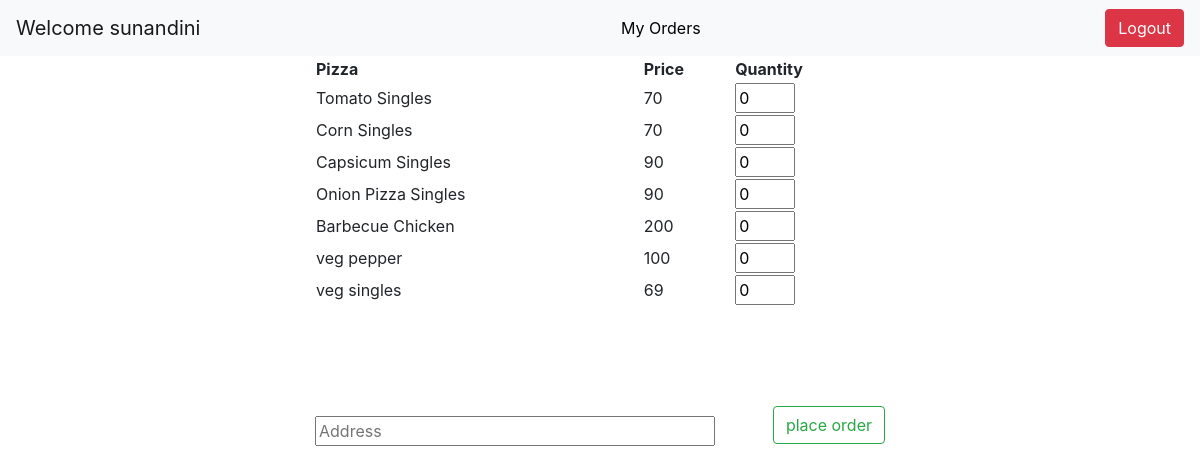
Screenshot of /customer/welcome/ (signed in) with the database file from the repository.
### pizzaapp/models.py (models this page shows)
class PizzaModel(models.Model):
    name = models.CharField(max_length=10)
    price = models.CharField(max_length=10)

### pizzaapp/views.py (the view)
# urls.py: path('customer/welcome/',customerwelcomeview,name = 'customerpage'),
def customerwelcomeview(request):
    if not request.user.is_authenticated:
        return redirect('userloginpage')
    username = request.user.username
    context = {'username': username, 'pizzas': PizzaModel.objects.all()}
    return render(request,'pizzaapp/customerwelcome.html',context)

### templates/pizzaapp/customerwelcome.html (shortened to what this page needs)
{% extends 'base.html' %}
{% block content %}
<nav class="navbar navbar-light bg-light">
  <a class="navbar-brand">Welcome {{username}}</a>
  <a class="nav-item" style="text-decoration: none; color: black" href="/userorders/" >My Orders</a>
    <a href="/userlogout/" class="btn btn-danger">Logout</a>
</nav>
<form method="post" action="/placeorder/">
<div class="container" style="margin: auto; width: 600px">
    <table style="width: 100%">
    <tr>
        <th>Pizza</th>
        <th>Price</th>
        <th>Quantity</th>
    </tr>
    {% for pizza in pizzas %}
    <tr>
        <td>{{pizza.name}}</td>
        <td>{{pizza.price}}</td>
        <td><input type="number" value="0" min="0" name="{{pizza.id}}" style="width:60px"></td>
    </tr>
    {% endfor %}
    </table>
<input type="text" placeholder="Address" style="width: 400px; margin-top:110px" name="address">
<input type="submit" style="float: right; margin-top: 100px" class="btn btn-outline-success" value="place order" name="">
</div>
</form>
{% endblock %}

### templates/base.html (shortened to what this page needs)
<!DOCTYPE html>
<html>
<head>
    <link rel="stylesheet" href="https://stackpath.bootstrapcdn.com/bootstrap/4.5.0/css/bootstrap.min.css"
>
</head>
<body>
{% block content %}
{% endblock %}
</body>
</html>

### rows the page displays
PizzaModel: name "Tomato Singles", price "70"
PizzaModel: name "Corn Singles", price "70"
PizzaModel: name "Capsicum Singles", price "90"
PizzaModel: name "Onion Pizza Singles", price "90"
PizzaModel: name "Barbecue Chicken", price "200"
PizzaModel: name "veg pepper", price "100"
PizzaModel: name "veg singles", price "69"

### other values shown
{{ username }} "sunandini"
